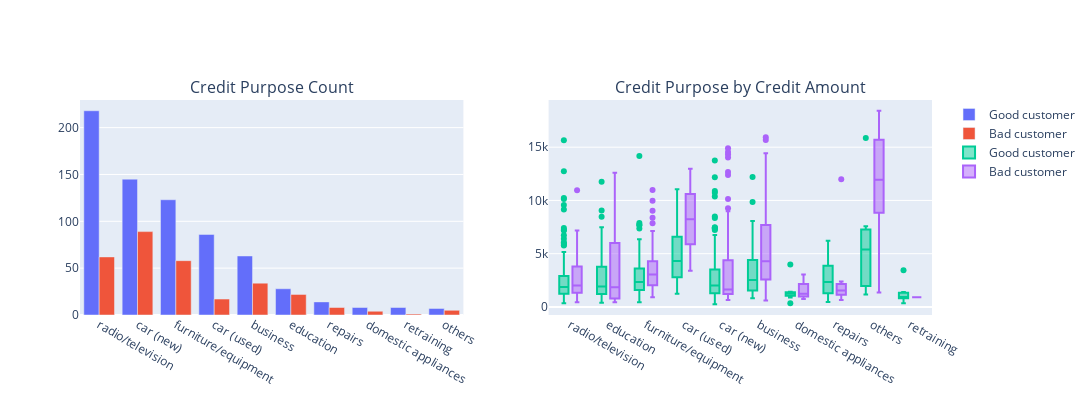

Notebook source saved alongside this figure:
### Code cell
# it's a library that we work with plotly
import plotly.offline as py 
py.init_notebook_mode(connected=True) # this code, allow us to work with offline plotly version
import plotly.graph_objs as go # it's like "plt" of matplot
import plotly.tools as tls # It's useful to we get some tools of plotly
import warnings # This library will be used to ignore some warnings
from collections import Counter # To do counter of some features

#First plot
trace0 = go.Bar(
    x = df_data_specific[df_data_specific["Customer Type"]== '1']["Credit Purpose"].value_counts().index.values,
    y = df_data_specific[df_data_specific["Customer Type"]== '1']["Credit Purpose"].value_counts().values,
    name='Good customer'
)

#First plot 2
trace1 = go.Bar(
    x = df_data_specific[df_data_specific["Customer Type"]== '2']["Credit Purpose"].value_counts().index.values,
    y = df_data_specific[df_data_specific["Customer Type"]== '2']["Credit Purpose"].value_counts().values,
    name="Bad customer"
)

#Second plot
trace2 = go.Box(
    x = df_data_specific[df_data_specific["Customer Type"]== '1']["Credit Purpose"],
    y = df_data_specific[df_data_specific["Customer Type"]== '1']["Credit Amount"],
    name=trace0.name
)

#Second plot 2
trace3 = go.Box(
    x = df_data_specific[df_data_specific["Customer Type"]== '2']["Credit Purpose"],
    y = df_data_specific[df_data_specific["Customer Type"]== '2']["Credit Amount"],
    name=trace1.name
)

data = [trace0, trace1, trace2,trace3]


fig = tls.make_subplots(rows=1, cols=2, 
                        subplot_titles=('Credit Purpose Count', 'Credit Purpose by Credit Amount'))

fig.append_trace(trace0, 1, 1)
fig.append_trace(trace1, 1, 1)
fig.append_trace(trace2, 1, 2)
fig.append_trace(trace3, 1, 2)

fig['layout'].update(height=400, width=1200, boxmode='group')
py.iplot(fig, filename='creditpurpose-subplot')

### Figure 1 — Plotly figure (JSON) as saved in the notebook; plotly's stock layout.template omitted (floating-point values rounded to 4 significant figures; data arrays with more than 128 entries replaced by an {"elided": "..."} marker saying what was removed)
{"data": [{"name": "Good customer", "type": "bar", "x": ["radio/television", "car (new)", "furniture/equipment", "car (used)", "business", "education", "repairs", "domestic appliances", "retraining", "others"], "xaxis": "x", "y": [218, 145, 123, 86, 63, 28, 14, 8, 8, 7], "yaxis": "y"}, {"name": "Bad customer", "type": "bar", "x": ["car (new)", "radio/television", "furniture/equipment", "business", "education", "car (used)", "repairs", "others", "domestic appliances", "retraining"], "xaxis": "x", "y": [89, 62, 58, 34, 22, 17, 8, 5, 4, 1], "yaxis": "y"}, {"name": "Good customer", "type": "box", "x": {"elided": "700 str values"}, "xaxis": "x2", "y": {"elided": "700 str values"}, "yaxis": "y2"}, {"name": "Bad customer", "type": "box", "x": {"elided": "300 str values"}, "xaxis": "x2", "y": {"elided": "300 str values"}, "yaxis": "y2"}], "layout": {"annotations": [{"font": {"size": 16}, "showarrow": false, "text": "Credit Purpose Count", "x": 0.225, "xanchor": "center", "xref": "paper", "y": 1, "yanchor": "bottom", "yref": "paper"}, {"font": {"size": 16}, "showarrow": false, "text": "Credit Purpose by Credit Amount", "x": 0.775, "xanchor": "center", "xref": "paper", "y": 1, "yanchor": "bottom", "yref": "paper"}], "boxmode": "group", "height": 400, "width": 1200, "xaxis": {"anchor": "y", "domain": [0, 0.45]}, "xaxis2": {"anchor": "y2", "domain": [0.55, 1]}, "yaxis": {"anchor": "x", "domain": [0, 1]}, "yaxis2": {"anchor": "x2", "domain": [0, 1]}}}
